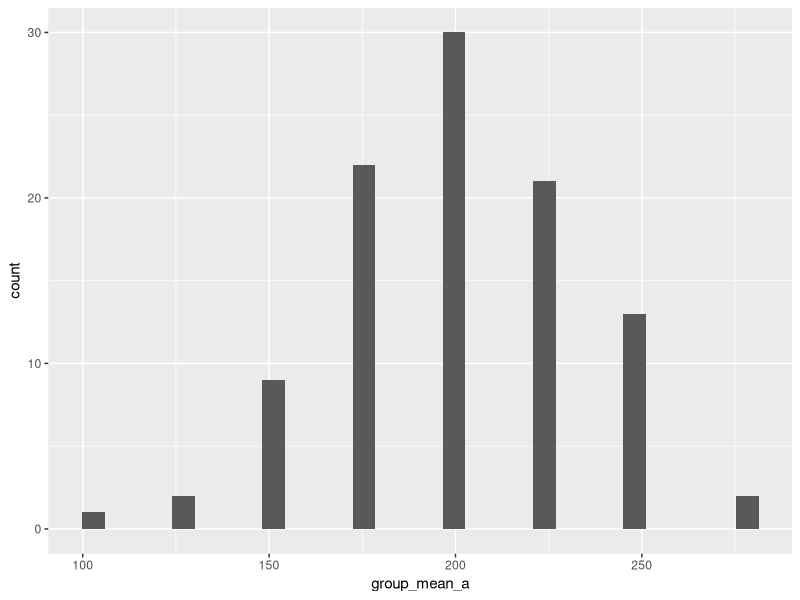
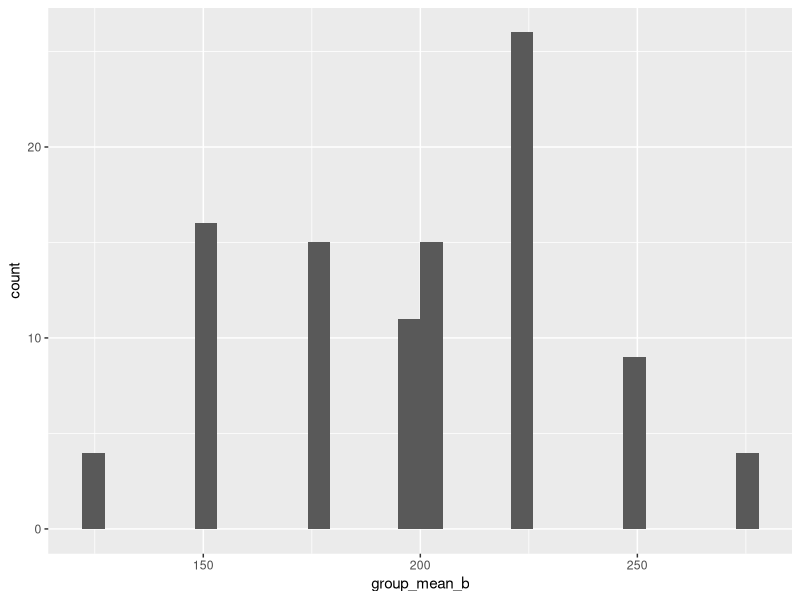
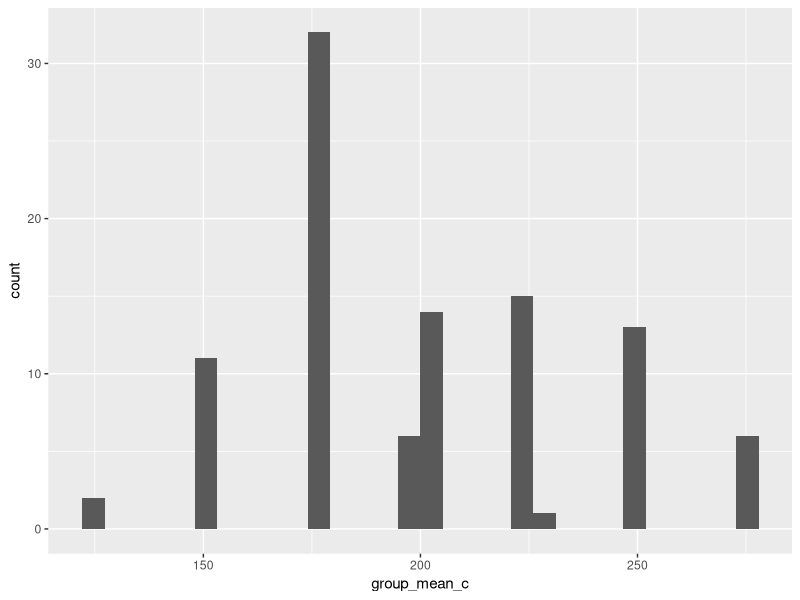

These figures' R source, in order:
## ---- chunk 1
# Question 1

#Using a for loop, write a function to calculate the number of zeroes in a numeric vector. Before entering the loop, set up a counter variable counter <- 0. Inside the loop, add 1 to counter each time you have a zero in the vector. Finally, use return(counter) for the output.

zeroes <- function(
    toy = sample(x = rep(0:4, times = 10), size = 10))
{
    counter <- 0
    for(i in 1:length(toy)){
        num <- toy[i]
        ifelse(
            test = num == 0,
            yes = counter <- counter + 1,
            no = counter <- counter
        )
    }
    return(counter)
}
print(zeroes())

# Question 2
# Use subsetting instead of a loop to rewrite the function as a single line of code.
library(dplyr)
zeroes2 <- function(vec = sample(x = rep(0:4, times = 10), size = 10)){
results <- subset(vec, vec == 0)
return(length(results))
    }
print(zeroes2())

# Question 3
# Write a function that takes as input two integers representing the number of rows and columns in a matrix. The output is a matrix of these dimensions in which each element is the product of the row number x the column number.

zeroes3 <- function(x = 3, y = 3){
 mat <- matrix(nrow = x, ncol = y)
 xvec <- c(1:x)
 yvec <- c(1:y)
 for(i in xvec){
    for(j in yvec){
        mat[i,j] <- xvec[i] * yvec[j]
    }
 }
return(mat)
}
print(zeroes3())

# Question 4a
# Simulate a dataset with 3 groups of data, each group drawn from a distribution with a different mean. The final data frame should have 1 column for group and 1 column for the response variable.
data1 <- rnorm(n = 4, mean = 100)
data2 <- rnorm(n = 4, mean = 200)
data3 <- rnorm(n = 4, mean = 300)
dataset <- c(data1, data2, data3)
df1 <- data.frame(groups = rep(c("Data1", "Data2", "Data3"), each = 4), response = dataset)

# Question 4b
# Write a custom function that 1) reshuffles the response variable, and 2) calculates the mean of each group in the reshuffled data. Store the means in a vector of length 3.

shuffler <- function(df = df1){
    reshuffled <- sample(df$response, size = nrow(df))
    df2 <- data.frame(groups = df$groups, response = reshuffled)
    summary <- df2 |>
         group_by(groups) |>
        summarize(meanResponse = mean(response))
    storedMeans <- summary$meanResponse
return(storedMeans)
}

shuffler()
print(shuffler())

# Question 4c
# Use a for loop to repeat the function in b 100 times. Store the results in a data frame that has 1 column indicating the replicate number and 1 column for each new group mean, for a total of 4 columns.
newdf <- data.frame(replicate = 1:100,
group_mean_a = rep(NA, 100),
group_mean_b = rep(NA, 100),
group_mean_c = rep(NA, 100))

for(i in 1:100){temp = shuffler()
    newdf$group_mean_a[i] = temp[1]
    newdf$group_mean_b[i] = temp[2]
    newdf$group_mean_c[i] = temp[3]
}
head(newdf)
# Question 4d
# Use qplot() to create a histogram of the means for each reshuffled group. Or, if you want a challenge, use ggplot() to overlay all 3 histograms in the same figure. How do the distributions of reshuffled means compare to the original means?

library(tidyverse)

histoA <- ggplot(
    data = newdf
) + geom_histogram(
    mapping = aes(
        x = group_mean_a
    )
)
print(histoA)

histoB <- ggplot(
    data = newdf
) + geom_histogram(
    mapping = aes(
        x = group_mean_b
    )
)
print(histoB)

histoC <- ggplot(
    data = newdf
) + geom_histogram(
    mapping = aes(
        x = group_mean_c
    )
)
print(histoC)
